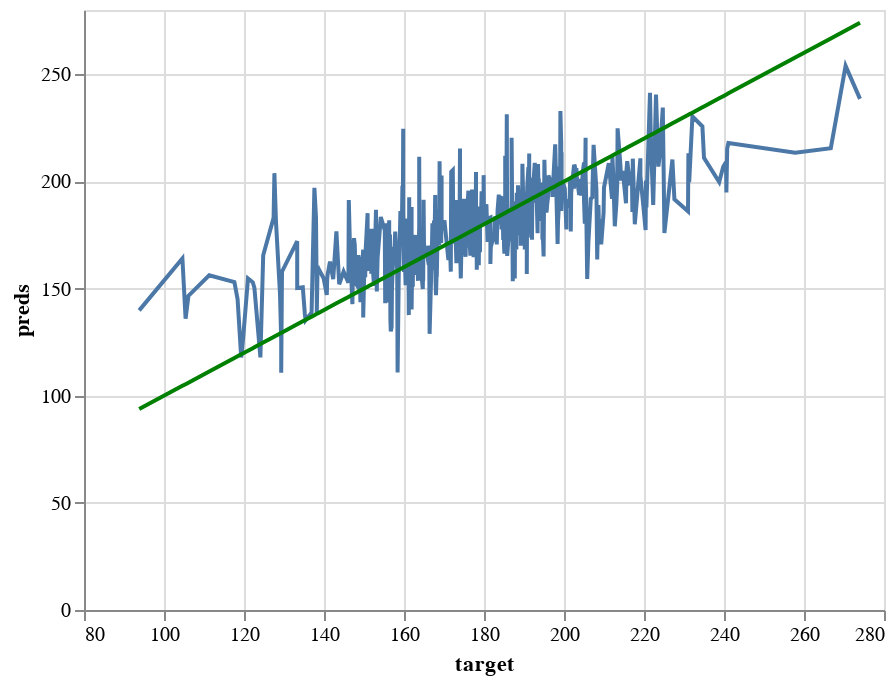

The notebook cell this image was saved under:
### Code cell
# predictions versus the target line charts on the validation set
perfect_test_3 = alt.Chart(pd.DataFrame({'target': y_valid_3, 'preds': y_valid_3})).mark_line(color='green').encode(
    x='target',
    y='preds'
)

pred_chart_test_3 = alt.Chart(pd.DataFrame({'target': y_valid_3, 'preds': y_valid_preds_3})).mark_line().encode(
    x='target',
    y='preds'
  )

pred_chart_test_3 + perfect_test_3

### Figure 1 — Vega-Lite specification as saved in the notebook (floating-point values rounded to 4 significant figures; data arrays with more than 128 entries replaced by an {"elided": "..."} marker saying what was removed)
{"config": {"view": {"continuousWidth": 400, "continuousHeight": 300}}, "layer": [{"data": {"name": "data-7c6c7be6aa9f4586e9bdd50470ad5d3a"}, "mark": "line", "encoding": {"x": {"field": "target", "type": "quantitative"}, "y": {"field": "preds", "type": "quantitative"}}}, {"data": {"name": "data-cb2f95cff66f9e82a00c59bc3993d554"}, "mark": {"type": "line", "color": "green"}, "encoding": {"x": {"field": "target", "type": "quantitative"}, "y": {"field": "preds", "type": "quantitative"}}}], "$schema": "https://vega.github.io/schema/vega-lite/v4.17.0.json", "datasets": {"data-7c6c7be6aa9f4586e9bdd50470ad5d3a": {"elided": "482 records"}, "data-cb2f95cff66f9e82a00c59bc3993d554": {"elided": "482 records"}}}
